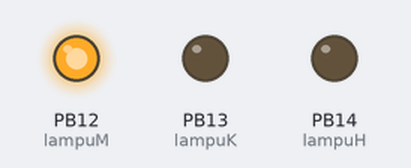
Simulated run of this sketch. Board: STM32 Blue Pill. On the bench: output pins drawn as LEDs (lit = HIGH).

Above: at 0.2 s.
At 1.2 s:
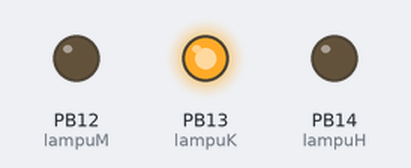
At 2.2 s:
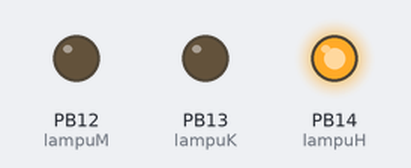
At 5.7 s:
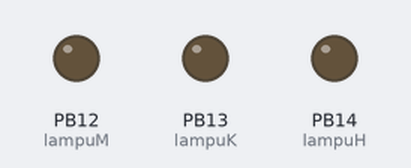
Timing chart, 0 to 6.9 s (numbered marks = the images above):
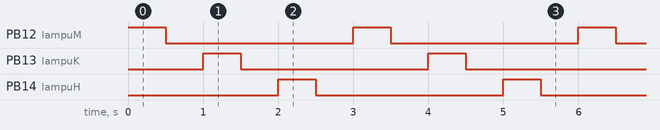

The sketch:

STM32_Nyoba.ino
```cpp
int lampuM = PB12;
int lampuK = PB13;
int lampuH = PB14;

void setup() {
  // put your setup code here, to run once:
  pinMode(lampuM, OUTPUT);
  pinMode(lampuK, OUTPUT);
  pinMode(lampuH, OUTPUT);
}

void loop() {
  // put your main code here, to run repeatedly:
  digitalWrite(lampuM, HIGH);
  delay(500);
  digitalWrite(lampuM, LOW);
  delay(500);
  digitalWrite(lampuK, HIGH);
  delay(500);
  digitalWrite(lampuK, LOW);
  delay(500);
  digitalWrite(lampuH, HIGH);
  delay(500);
  digitalWrite(lampuH, LOW);
  delay(500);
}
```

Measured:
- by itself, PB12 (lampuM), PB13 (lampuK), PB14 (lampuH): alternates HIGH for 0.50 s and LOW for 2.5 s
- by itself, everything shown: repeats every 3.0 s, in 6 steps
